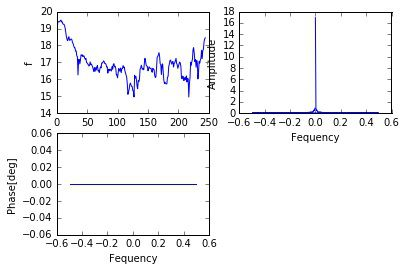

Write Python code to recreate this figure.
# -*- coding: utf-8
import numpy as np
import matplotlib.pyplot as plt

def main():
    # CSVのロード
    data = np.genfromtxt("nikkei.csv",delimiter=",", skip_header=1, dtype='float')
    
    # 5行目を抽出(日経平均株価の終値)
    f = data[:,4]/1000.0

    # サンプル数
    N = len(f)
    
    # 高速フーリエ変換
    F = np.fft.fft(f)/(N/2)
    
    # 直流成分の振幅を揃える
    F[0] = F[0]/2
    
    # 振幅スペクトル
    amp = [np.sqrt(c.real ** 2 + c.imag ** 2) for c in F]  
    
    # 位相スペクトル
    phase = [np.arctan2(int(c.imag), int(c.real)) for c in F]    
    
    # 周波数軸の値を計算 
    freq = np.fft.fftfreq(len(f))     
    
    # グラフ作成
    plt.figure(1)
    
    # サンプル(日経平均株価)
    plt.subplot(221)
    plt.plot(f)
    plt.xlabel("Time")
    plt.ylabel("f")

    # 振幅
    plt.subplot(222)
    plt.plot(freq, amp)

    plt.xlabel("Fequency")    
    plt.ylabel("Amplitude")
    
    # 位相
    plt.subplot(223)
    plt.plot(freq, np.degrees(phase))
    plt.xlabel("Fequency")   
    plt.ylabel("Phase[deg]")
    
    # グラフ表示
    plt.show()
    
if __name__ == "__main__":
    main()
